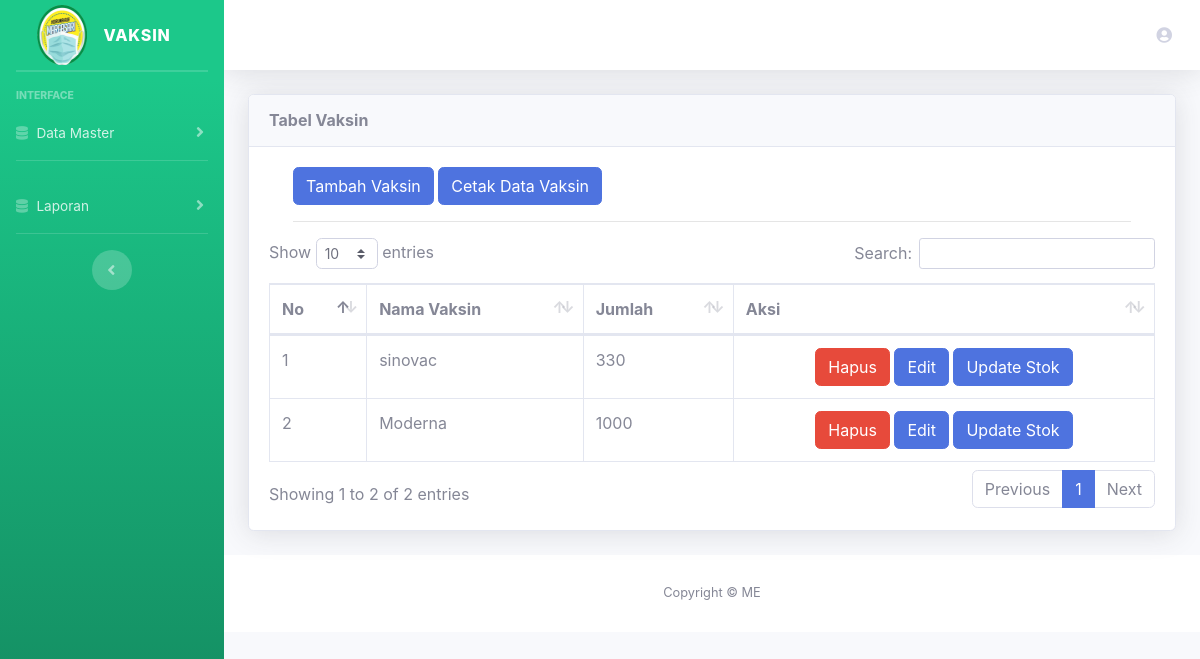
Page /index.php/admin/vaksin on the earlier database version.
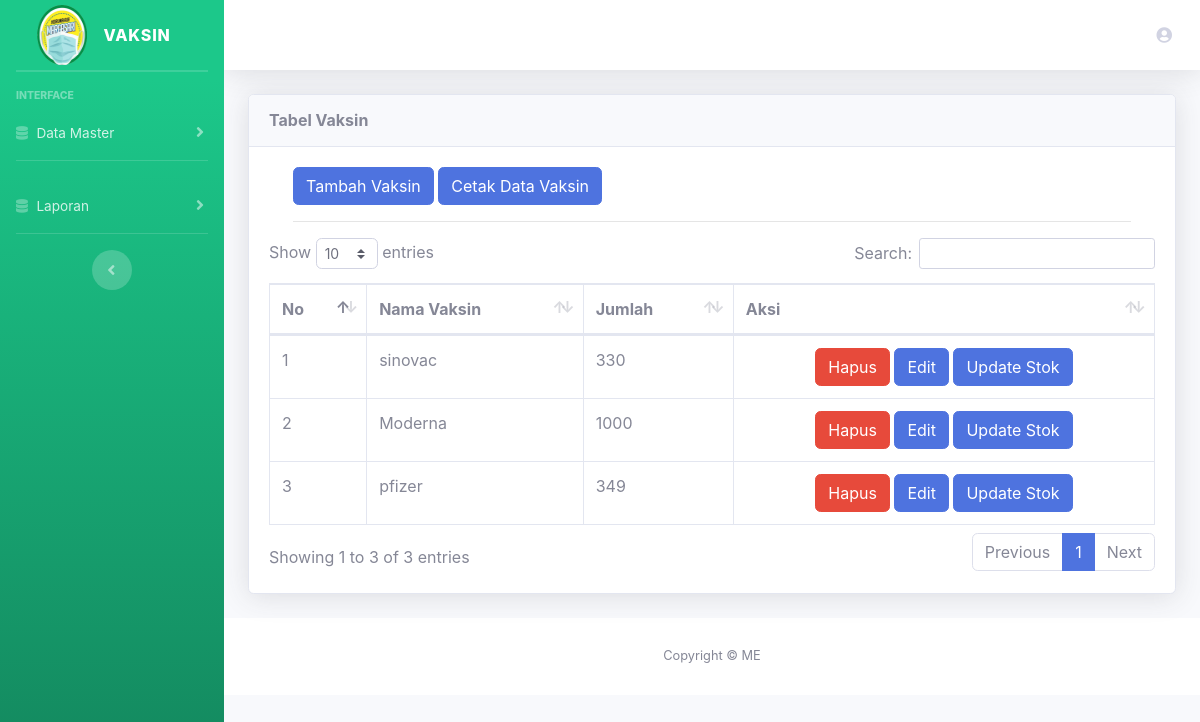
Same page on the later database version.
### tables this page shows
CREATE TABLE `vaksin` (
  `id_vaksin` int(11) NOT NULL,
  `nama_vaksin` varchar(100) NOT NULL,
  `jumlah` text NOT NULL
);

### application/controllers/Admin.php (called while the page is built, shortened)
<?php
class Admin extends CI_Controller
{
    public function __construct()
    {
        $this->load->library('form_validation');
        $this->load->model('admin_m');
    }
    public function vaksin()
    {
        $data['judul'] = 'Data vaksin';
        $data['nama'] = $this->session->userdata('nama');
        $data['data'] = $this->admin_m->get_all_vaksin();
        $this->load->view('template/header', $data);
        $this->load->view('admin/vaksin/data_vaksin', $data);
        $this->load->view('template/footer');
    }
}

### index.php (called while the page is built, shortened)
<?php
require_once BASEPATH.'core/CodeIgniter.php';

### application/models/Admin_m.php (called while the page is built, shortened)
<?php
class Admin_m extends CI_Model
{
    public function get_all_vaksin()
    {
        return $this->db->get('vaksin')->result();
    }
}

### application/views/admin/vaksin/data_vaksin.php (the view)
<div class="container-fluid">
    <div class="card shadow mb-4">
        <div class="card-header py-3">
            <h6 class="m-0 font-weight-bold ">Tabel Vaksin</h6>
        </div>
        <div class="card-body">
            <div class="table-responsive">
                <div class="container">
                    <a href="<?= base_url('admin/tambah_vaksin') ?>" class="btn btn-primary">Tambah Vaksin</a>
                    <a href="<?= base_url('admin/cetak_data_vaksin') ?>" class="btn btn-primary">Cetak Data Vaksin</a>
                    <hr>
                </div>
                <table class="table table-bordered" id="dataTable" width="100%" cellspacing="0">
                    <thead>
                        <tr>
                            <th>No</th>
                            <th>Nama Vaksin</th>
                            <th>Jumlah</th>
                            <th>Aksi</th>
                        </tr>
                    </thead>
                    <tbody>
                        <?php
                        $nomor = 1;
                        foreach ($data as $x) { ?>
                            <tr>
                                <td><?= $nomor++; ?></td>
                                <td><?= $x->nama_vaksin; ?></td>
                                <td><?= $x->jumlah; ?></td>
                                <td align="center">
                                    <a href="<?= base_url('admin/delete_vaksin/') . $x->id_vaksin; ?>" onclick="return confirm('Yakin Hapus?')" class="btn btn-danger">Hapus</a>
                                    <a href="<?= base_url('admin/edit_vaksin/') . $x->id_vaksin; ?>" class="btn btn-primary">Edit</a>
                                    <a href="<?= base_url('admin/update_vaksin/') . $x->id_vaksin; ?>" class="btn btn-primary">Update Stok</a>
                                </td>
                            </tr>
                        <?php } ?>
                    </tbody>
                </table>
            </div>
        </div>
    </div>
</div>

Differences in the rows shown:
added vaksin: nama_vaksin "pfizer", jumlah "349"
Other differences:
text written by a page script: "Show entries Search: Showing 1 to 2 of 2 entries Previous 1 Next" → "Show entries Search: Showing 1 to 3 of 3 entries Previous 1 Next"
